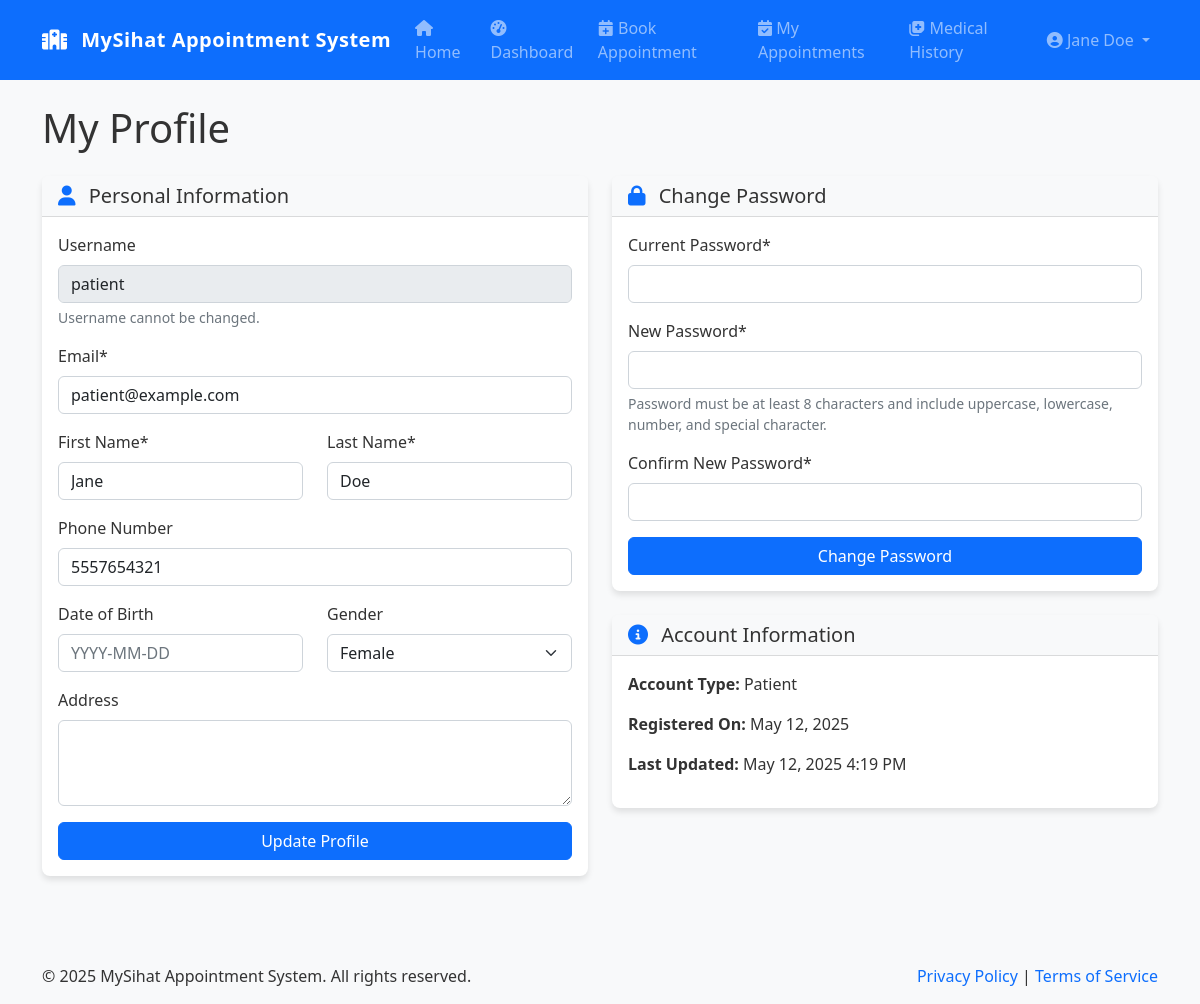
The page /patient/profile.php (signed in) on the database its author committed.
### tables this page shows
CREATE TABLE users (
        id INTEGER PRIMARY KEY AUTOINCREMENT,
        username TEXT NOT NULL UNIQUE,
        password TEXT NOT NULL,
        email TEXT NOT NULL UNIQUE,
        first_name TEXT NOT NULL,
        last_name TEXT NOT NULL,
        role TEXT NOT NULL CHECK(role IN ('patient', 'doctor', 'admin')),
        phone TEXT,
        address TEXT,
        date_of_birth TEXT,
        gender TEXT CHECK(gender IN ('male', 'female', 'other')),
        created_at TIMESTAMP DEFAULT CURRENT_TIMESTAMP,
        updated_at TIMESTAMP DEFAULT CURRENT_TIMESTAMP
    );

### includes/db.php (called while the page is built, shortened)
<?php
class Database {
    private static $instance = null;
    private $conn;
    private function __construct() {
        try {
            $dbDir = dirname(DB_PATH);
            $this->conn = new PDO(
                "sqlite:" . DB_PATH,
                null,
                null,
                [
                    PDO::ATTR_ERRMODE => PDO::ERRMODE_EXCEPTION,
                    PDO::ATTR_DEFAULT_FETCH_MODE => PDO::FETCH_ASSOC,
                    PDO::ATTR_EMULATE_PREPARES => false
                ]
            );
            $this->conn->exec('PRAGMA foreign_keys = ON;');
        } catch (PDOException $e) {
            error_log("Database Connection Error: " . $e->getMessage());
            die("Database connection failed. Please try again later.");
        }
    }
    public static function getInstance() {
        if (self::$instance === null) {
            self::$instance = new self();
        }
        return self::$instance;
    }
    public function query($sql, $params = []) {
        try {
            $stmt = $this->conn->prepare($sql);
            $stmt->execute($params);
            return $stmt;
        } catch (PDOException $e) {
            error_log("Query Error: " . $e->getMessage() . " - SQL: " . $sql);
            throw new Exception("Database query failed. Please try again later.");
        }
    }
    public function fetchOne($sql, $params = []) {
        $stmt = $this->query($sql, $params);
        return $stmt->fetch();
    }
}

### includes/functions.php (called while the page is built, shortened)
<?php
require_once 'db.php';
function getCurrentUserId() {
    return isset($_SESSION['user_id']) ? $_SESSION['user_id'] : null;
}
function formatDate($date, $format = 'M j, Y') {
    return date($format, strtotime($date));
}

### patient/profile.php (the view, shortened to what this page needs)
<?php
require_once '../includes/db.php';
require_once '../includes/functions.php';
require_once '../includes/auth.php';
$userId = getCurrentUserId();
$db = Database::getInstance();
$errors = [];
try {
    $user = $db->fetchOne("SELECT * FROM users WHERE id = ?", [$userId]);
} catch (Exception $e) {
    error_log("Profile error: " . $e->getMessage());
    setFlashMessage('error', 'An error occurred while retrieving your profile.', 'danger');
    redirect('../index.php');
}
include '../includes/header.php';
?>
<div class="row">
    <div class="col-md-12">
        <h1 class="mb-4">My Profile</h1>
        <div class="row">
            <div class="col-md-6">
                <div class="card mb-4">
                    <div class="card-header">
                        <h5 class="mb-0">
                            <i class="fas fa-user text-primary me-2"></i>
                            Personal Information
                        </h5>
                    </div>
                    <div class="card-body">
                        <form method="post" action="<?php echo $_SERVER['PHP_SELF']; ?>">
                            <div class="mb-3">
                                <label for="username" class="form-label">Username</label>
                                <input type="text" class="form-control" id="username" value="<?php echo $user['username']; ?>" disabled>
                                <div class="form-text">Username cannot be changed.</div>
                            </div>
                            <div class="mb-3">
                                <label for="email" class="form-label">Email*</label>
                                <input type="email" class="form-control <?php echo isset($errors['email']) ? 'is-invalid' : ''; ?>" id="email" name="email" value="<?php echo $user['email']; ?>" required>
                            </div>
                            <div class="row mb-3">
                                <div class="col-md-6">
                                    <label for="first_name" class="form-label">First Name*</label>
                                    <input type="text" class="form-control <?php echo isset($errors['first_name']) ? 'is-invalid' : ''; ?>" id="first_name" name="first_name" value="<?php echo $user['first_name']; ?>" required>
                                </div>
                                <div class="col-md-6">
                                    <label for="last_name" class="form-label">Last Name*</label>
                                    <input type="text" class="form-control <?php echo isset($errors['last_name']) ? 'is-invalid' : ''; ?>" id="last_name" name="last_name" value="<?php echo $user['last_name']; ?>" required>
                                </div>
                            </div>
                            <div class="mb-3">
                                <label for="phone" class="form-label">Phone Number</label>
                                <input type="tel" class="form-control" id="phone" name="phone" value="<?php echo $user['phone']; ?>">
                            </div>
                            <div class="row mb-3">
                                <div class="col-md-6">
                                    <label for="date_of_birth" class="form-label">Date of Birth</label>
                                    <input type="text" class="form-control datepicker-dob" id="date_of_birth" name="date_of_birth" value="<?php echo $user['date_of_birth']; ?>" placeholder="YYYY-MM-DD">
                                </div>
                                <div class="col-md-6">
                                    <label for="gender" class="form-label">Gender</label>
                                    <select class="form-select" id="gender" name="gender">
                                        <option value="female" <?php echo $user['gender'] === 'female' ? 'selected' : ''; ?>>Female</option>
                                    </select>
                                </div>
                            </div>
                            <div class="mb-3">
                                <label for="address" class="form-label">Address</label>
                                <textarea class="form-control" id="address" name="address" rows="3"><?php echo $user['address']; ?></textarea>
                            </div>
                            <div class="d-grid">
                                <button type="submit" class="btn btn-primary">Update Profile</button>
                            </div>
                        </form>
                    </div>
                </div>
            </div>
            <div class="col-md-6">
                <div class="card">
                    <div class="card-header">
                        <h5 class="mb-0">
                            <i class="fas fa-lock text-primary me-2"></i>
                            Change Password
                        </h5>
                    </div>
                    <div class="card-body">
                        <form method="post" action="<?php echo $_SERVER['PHP_SELF']; ?>">
                            <div class="mb-3">
                                <label for="current_password" class="form-label">Current Password*</label>
                                <input type="password" class="form-control <?php echo isset($errors['current_password']) ? 'is-invalid' : ''; ?>" id="current_password" name="current_password" required>
                            </div>
                            <div class="mb-3">
                                <label for="new_password" class="form-label">New Password*</label>
                                <input type="password" class="form-control <?php echo isset($errors['new_password']) ? 'is-invalid' : ''; ?>" id="new_password" name="new_password" required>
                                <?php if (isset($errors['new_password'])): ?>
                                    <div class="invalid-feedback"><?php echo $errors['new_password']; ?></div>
                                <?php else: ?>
                                    <div class="form-text">Password must be at least 8 characters and include uppercase, lowercase, number, and special character.</div>
                                <?php endif; ?>
                            </div>
                            <div class="mb-3">
                                <label for="confirm_password" class="form-label">Confirm New Password*</label>
                                <input type="password" class="form-control <?php echo isset($errors['confirm_password']) ? 'is-invalid' : ''; ?>" id="confirm_password" name="confirm_password" required>
                            </div>
                            <div class="d-grid">
                                <button type="submit" class="btn btn-primary">Change Password</button>
                            </div>
                        </form>
                    </div>
                </div>
                <div class="card mt-4">
                    <div class="card-header">
                        <h5 class="mb-0">
                            <i class="fas fa-info-circle text-primary me-2"></i>
                            Account Information
                        </h5>
                    </div>
                    <div class="card-body">
                        <p><strong>Account Type:</strong> Patient</p>
                        <p><strong>Registered On:</strong> <?php echo formatDate($user['created_at'], 'F j, Y'); ?></p>
                        <p><strong>Last Updated:</strong> <?php echo formatDate($user['updated_at'], 'F j, Y g:i A'); ?></p>
                    </div>
                </div>
            </div>
        </div>
    </div>
</div>
<?php include '../includes/footer.php'; ?>

### assets/css/style.css (style rules this page uses)
body { font-family: 'Segoe UI', Tahoma, Geneva, Verdana, sans-serif; color: #333; background-color: #f8f9fa; min-height: 100vh; display: flex; flex-direction: column; }
.card { border-radius: 0.5rem; box-shadow: 0 4px 6px rgba(0, 0, 0, 0.1); border: none; margin-bottom: 1.5rem; }
.card-header { background-color: #f8f9fa; border-bottom: 1px solid rgba(0, 0, 0, 0.125); font-weight: 600; }

### rows shown on the page
users: username "patient", email "patient@example.com", first_name "Jane", last_name "Doe", phone "5557654321", gender "Female", created_at "May 12, 2025", formatDate($user['updated_at'], 'F j, Y g:i A') "May 12, 2025 4:19 PM"

### other values the page prints
SITE_NAME "MySihat Appointment System"
$_SESSION['full_name'] "Jane Doe"
